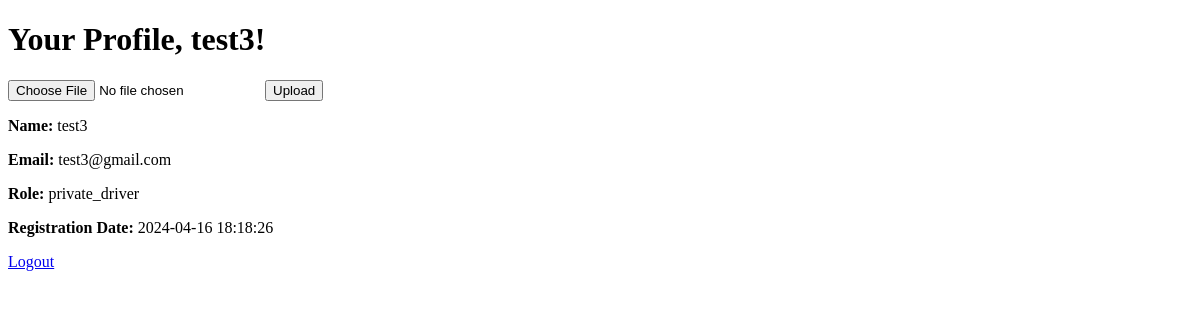
The app's page /profile.php (signed in), older data.
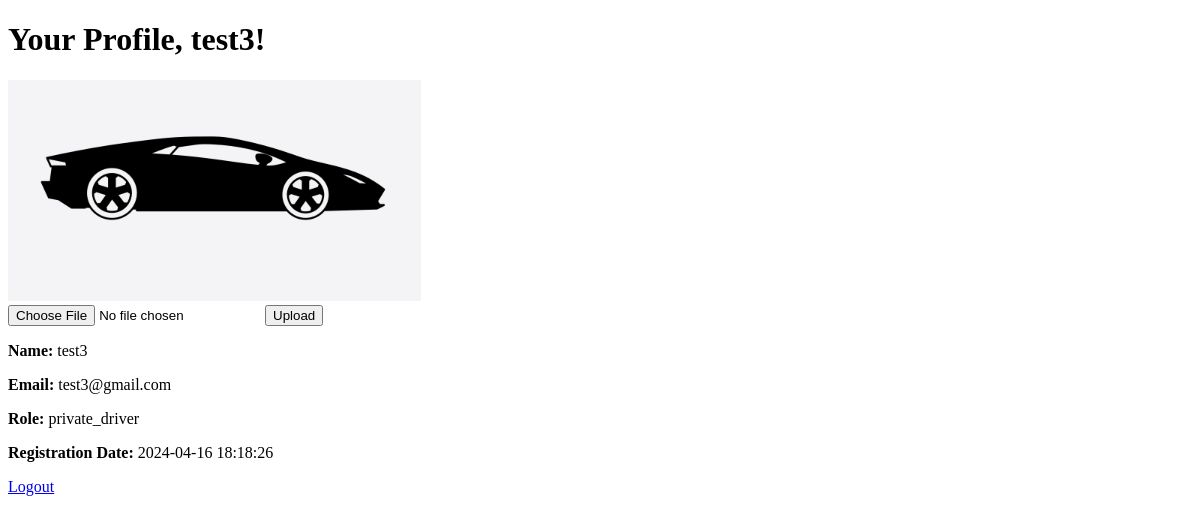
The same page, newer data.
### tables this page shows
CREATE TABLE `users` (
  `user_id` int(11) NOT NULL,
  `name` varchar(255) NOT NULL,
  `email` varchar(255) NOT NULL,
  `password` varchar(255) NOT NULL,
  `role` varchar(50) NOT NULL,
  `registration_date` timestamp NOT NULL DEFAULT current_timestamp(),
  `profile_picture` varchar(255) DEFAULT NULL
);

### profile.php (the view, shortened to what this page needs)
<?php
include('config.php');
$user_id = $_SESSION["user_id"];
$sql = "SELECT * FROM users WHERE user_id = '$user_id'";
$result = $conn->query($sql);
if ($result->num_rows == 1) {
    $row = $result->fetch_assoc();
    $name = $row["name"];
    $email = $row["email"];
    $role = $row["role"];
    $registration_date = $row["registration_date"];
    $profile_picture = $row["profile_picture"];
} else {
}
?>
<!DOCTYPE html>
<html lang="en">
<head>
</head>
<body>
    <div class="container">
        <h1>Your Profile, <?php echo $name; ?>!</h1>
        <?php if ($profile_picture): ?>
            <img src="<?php echo $profile_picture; ?>" alt="Profile Picture" class="profile-picture">
        <?php else: ?>
            <div class="profile-picture"></div>
        <?php endif; ?>
        <form action="<?php echo htmlspecialchars($_SERVER["PHP_SELF"]); ?>" method="post" enctype="multipart/form-data">
            <input type="file" name="profile_picture" id="profile_picture">
            <input type="submit" value="Upload" name="submit">
        </form>
        <p><strong>Name:</strong> <?php echo $name; ?></p>
        <p><strong>Email:</strong> <?php echo $email; ?></p>
        <p><strong>Role:</strong> <?php echo $role; ?></p>
        <p><strong>Registration Date:</strong> <?php echo $registration_date; ?></p>
        <a href="logout.php" class="btn">Logout</a>
    </div>
</body>
</html>

Row changes from the older to the newer data that the page shows:
changed users "test3": profile_picture: picture added
